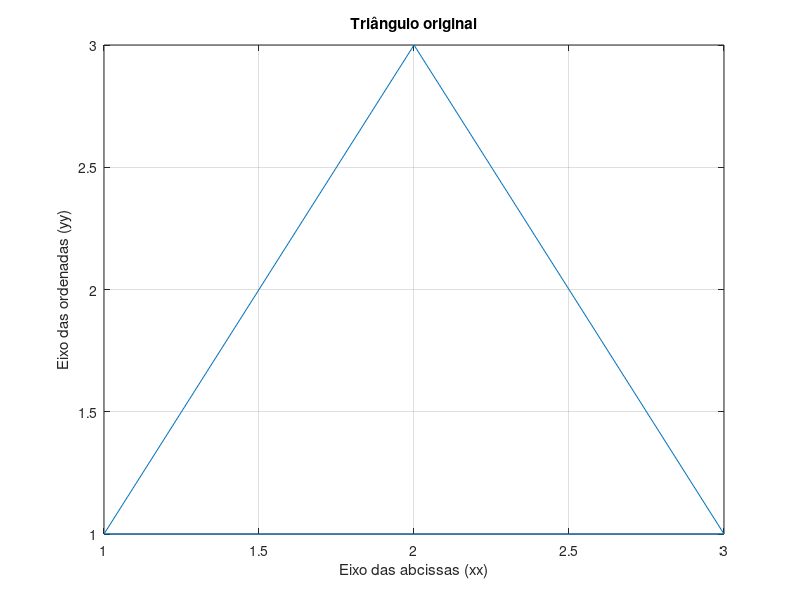
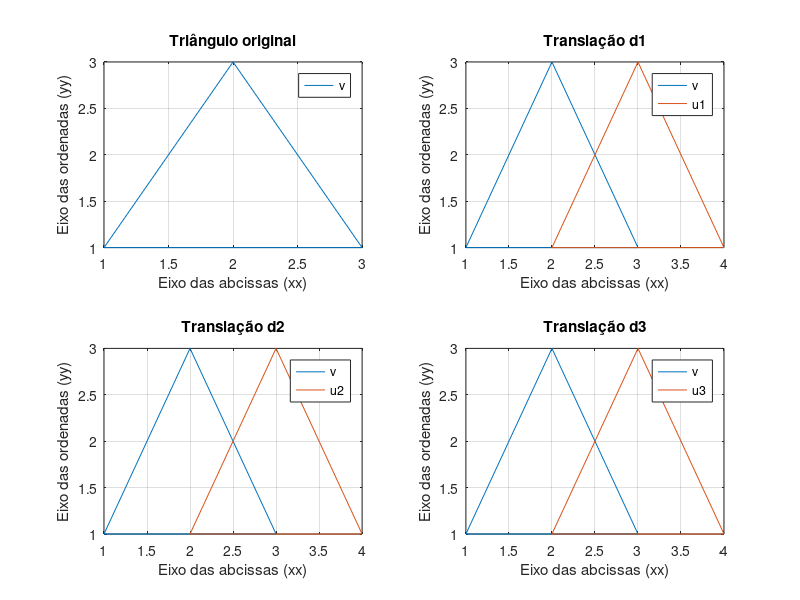
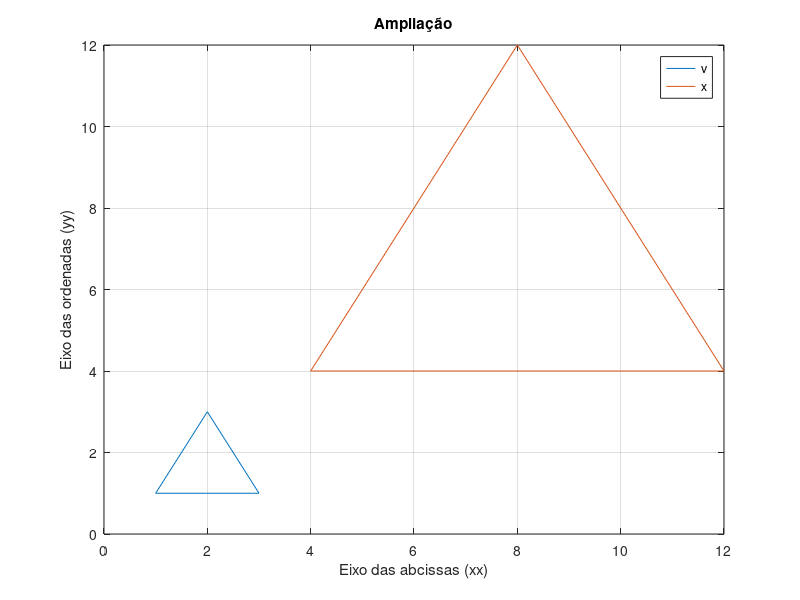

MATLAB code for these plots, in order:
%% >> help MATLAB
%
% _by_ NEEET - Núcleo de Estudantes de Engenharia Eletrónica e Telecomunicações
%
%
% Figuras Geométricas em 2D  usando uma matriz [4 x 2]:
%
% * Translação
% * Ampliação
%
% Na matriz [4x2], as colunas selecionam as coordenadas e as linhas os
% valores dessas coordenadas
%

clear all; close all; clc;

%% Definir v como uma matriz [4 x 2] (4 linhas, 2 colunas)
%
v = [1 1 ; 3 1 ; 2 3 ; 1 1];

% Criar uma nova figura
figure(1)
plot(v(:, 1), v(:, 2));
xlabel('Eixo das abcissas (xx)')
ylabel('Eixo das ordenadas (yy)')
title('Triângulo original')
grid on

% Diferentes formas de criar a matriz para a translação
d1 = [1 0 ; 1 0 ; 1 0 ; 1 0];

% concatenar uma coluna de 1 com uma coluna de 0
d2 = [ones(4, 1) zeros(4, 1)];

% repetir a matrix [1 0] quatro vezes ao longo da linhas e uma vezes ao
% longo das colunas  
d3 = repmat([1 0], 4, 1);

u1 = v + d1;
u2 = v + d2;
u3 = v + d3;

% subplot permite criar várias janelas de plot dentro da mesma figura
figure(2)
subplot(221)
plot(v(:, 1), v(:, 2));
xlabel('Eixo das abcissas (xx)')
ylabel('Eixo das ordenadas (yy)')
title('Triângulo original')
legend('v')
grid on

subplot(222)
plot(v(:, 1), v(:, 2));
hold on
plot(u1(:, 1), u1(:, 2));
hold off
xlabel('Eixo das abcissas (xx)')
ylabel('Eixo das ordenadas (yy)')
title('Translação d1')
legend('v', 'u1')
grid on

subplot(223)
plot(v(:, 1), v(:, 2));
hold on
plot(u2(:, 1), u2(:, 2));
hold off
xlabel('Eixo das abcissas (xx)')
ylabel('Eixo das ordenadas (yy)')
title('Translação d2')
legend('v', 'u2')
grid on

subplot(224)
plot(v(:, 1), v(:, 2));
hold on
plot(u3(:, 1), u3(:, 2));
hold off
xlabel('Eixo das abcissas (xx)')
ylabel('Eixo das ordenadas (yy)')
title('Translação d3')
legend('v', 'u3')
grid on

%% Ampliação
% Como estamos a usar uma matriz [4x2], a matriz identidade tem de ter as
% dimensões [4x4], de modo a ser possível a multiplicação de matrizes
%
% Relembrar que o nº de colunas da 1ª matriz tem de ser igual ao nº de
% linhas da segunda matriz
%

% Matriz identidade [4x4]
A = eye(4); 

% Definir um fator de ampliação
c = 4;

x = c * A * v;

figure(3)
plot(v(:, 1), v(:, 2));
hold on
plot(x(:, 1), x(:, 2));
hold off
xlabel('Eixo das abcissas (xx)')
ylabel('Eixo das ordenadas (yy)')
title('Ampliação')
legend('v', 'x')
grid on

